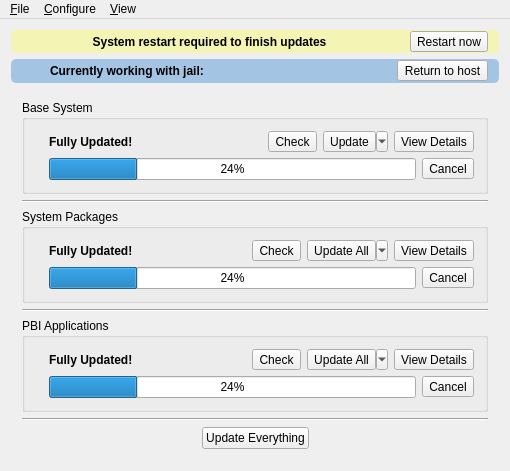
<?xml version="1.0" encoding="UTF-8"?>
<ui version="4.0">
 <class>MainWindow</class>
 <widget class="QMainWindow" name="MainWindow">
  <property name="geometry">
   <rect>
    <x>0</x>
    <y>0</y>
    <width>510</width>
    <height>459</height>
   </rect>
  </property>
  <property name="windowTitle">
   <string>PC-BSD Update Center</string>
  </property>
  <property name="windowIcon">
   <iconset resource="res.qrc">
    <normaloff>:/update-center.png</normaloff>:/update-center.png</iconset>
  </property>
  <widget class="QWidget" name="centralWidget">
   <layout class="QVBoxLayout" name="verticalLayout">
    <item>
     <widget class="QGroupBox" name="group_reboot">
      <property name="styleSheet">
       <string notr="true">QGroupBox{ background-color: rgba(255,255,50,80); border-radius: 5px; }</string>
      </property>
      <property name="title">
       <string/>
      </property>
      <layout class="QHBoxLayout" name="horizontalLayout_16">
       <property name="leftMargin">
        <number>4</number>
       </property>
       <property name="topMargin">
        <number>1</number>
       </property>
       <property name="bottomMargin">
        <number>1</number>
       </property>
       <item>
        <widget class="QLabel" name="messageLabel">
         <property name="font">
          <font>
           <weight>75</weight>
           <bold>true</bold>
          </font>
         </property>
         <property name="text">
          <string>System restart required to finish updates</string>
         </property>
         <property name="alignment">
          <set>Qt::AlignCenter</set>
         </property>
        </widget>
       </item>
       <item>
        <widget class="QToolButton" name="restartButton">
         <property name="text">
          <string>Restart now</string>
         </property>
         <property name="icon">
          <iconset resource="res.qrc">
           <normaloff>:/images/system-reboot.png</normaloff>:/images/system-reboot.png</iconset>
         </property>
         <property name="toolButtonStyle">
          <enum>Qt::ToolButtonTextBesideIcon</enum>
         </property>
        </widget>
       </item>
      </layout>
     </widget>
    </item>
    <item>
     <widget class="QGroupBox" name="group_jail">
      <property name="styleSheet">
       <string notr="true">QGroupBox{ background-color: rgba(0,102,204,80); border-radius: 5px; }</string>
      </property>
      <property name="title">
       <string/>
      </property>
      <layout class="QHBoxLayout" name="horizontalLayout_13">
       <property name="topMargin">
        <number>1</number>
       </property>
       <property name="bottomMargin">
        <number>1</number>
       </property>
       <item>
        <widget class="QLabel" name="label_9">
         <property name="minimumSize">
          <size>
           <width>22</width>
           <height>22</height>
          </size>
         </property>
         <property name="maximumSize">
          <size>
           <width>22</width>
           <height>22</height>
          </size>
         </property>
         <property name="text">
          <string/>
         </property>
         <property name="pixmap">
          <pixmap resource="res.qrc">:/images/cell.png</pixmap>
         </property>
         <property name="scaledContents">
          <bool>true</bool>
         </property>
        </widget>
       </item>
       <item>
        <widget class="QLabel" name="label_10">
         <property name="font">
          <font>
           <weight>75</weight>
           <bold>true</bold>
          </font>
         </property>
         <property name="text">
          <string>Currently working with jail:</string>
         </property>
        </widget>
       </item>
       <item>
        <widget class="QLabel" name="label_jailused">
         <property name="font">
          <font>
           <weight>75</weight>
           <italic>true</italic>
           <bold>true</bold>
          </font>
         </property>
         <property name="text">
          <string notr="true">&lt;jail&gt;</string>
         </property>
         <property name="alignment">
          <set>Qt::AlignCenter</set>
         </property>
         <property name="wordWrap">
          <bool>true</bool>
         </property>
        </widget>
       </item>
       <item>
        <widget class="QToolButton" name="returnToHostBtn">
         <property name="text">
          <string>Return to host</string>
         </property>
         <property name="icon">
          <iconset resource="res.qrc">
           <normaloff>:/images/window-close.png</normaloff>:/images/window-close.png</iconset>
         </property>
         <property name="toolButtonStyle">
          <enum>Qt::ToolButtonTextBesideIcon</enum>
         </property>
        </widget>
       </item>
      </layout>
     </widget>
    </item>
    <item>
     <widget class="QStackedWidget" name="stackedWidget">
      <property name="currentIndex">
       <number>1</number>
      </property>
      <widget class="QWidget" name="page_allUpdated">
       <layout class="QVBoxLayout" name="verticalLayout_9">
        <item>
         <spacer name="verticalSpacer_2">
          <property name="orientation">
           <enum>Qt::Vertical</enum>
          </property>
          <property name="sizeHint" stdset="0">
           <size>
            <width>20</width>
            <height>40</height>
           </size>
          </property>
         </spacer>
        </item>
        <item>
         <layout class="QHBoxLayout" name="horizontalLayout_4">
          <item>
           <spacer name="horizontalSpacer_5">
            <property name="orientation">
             <enum>Qt::Horizontal</enum>
            </property>
            <property name="sizeHint" stdset="0">
             <size>
              <width>40</width>
              <height>20</height>
             </size>
            </property>
           </spacer>
          </item>
          <item>
           <widget class="QLabel" name="label">
            <property name="text">
             <string/>
            </property>
            <property name="pixmap">
             <pixmap resource="res.qrc">:/images/sysupdater.png</pixmap>
            </property>
           </widget>
          </item>
          <item>
           <spacer name="horizontalSpacer_6">
            <property name="orientation">
             <enum>Qt::Horizontal</enum>
            </property>
            <property name="sizeHint" stdset="0">
             <size>
              <width>40</width>
              <height>20</height>
             </size>
            </property>
           </spacer>
          </item>
         </layout>
        </item>
        <item>
         <layout class="QHBoxLayout" name="horizontalLayout">
          <item>
           <spacer name="horizontalSpacer_2">
            <property name="orientation">
             <enum>Qt::Horizontal</enum>
            </property>
            <property name="sizeHint" stdset="0">
             <size>
              <width>40</width>
              <height>20</height>
             </size>
            </property>
           </spacer>
          </item>
          <item>
           <widget class="QLabel" name="label_2">
            <property name="font">
             <font>
              <weight>75</weight>
              <bold>true</bold>
             </font>
            </property>
            <property name="text">
             <string>Your system is fully updated</string>
            </property>
           </widget>
          </item>
          <item>
           <spacer name="horizontalSpacer">
            <property name="orientation">
             <enum>Qt::Horizontal</enum>
            </property>
            <property name="sizeHint" stdset="0">
             <size>
              <width>40</width>
              <height>20</height>
             </size>
            </property>
           </spacer>
          </item>
         </layout>
        </item>
        <item>
         <layout class="QHBoxLayout" name="horizontalLayout_2">
          <item>
           <spacer name="horizontalSpacer_3">
            <property name="orientation">
             <enum>Qt::Horizontal</enum>
            </property>
            <property name="sizeHint" stdset="0">
             <size>
              <width>40</width>
              <height>20</height>
             </size>
            </property>
           </spacer>
          </item>
          <item>
           <widget class="QPushButton" name="checkAllButton">
            <property name="text">
             <string>Check for &amp;Updates</string>
            </property>
            <property name="icon">
             <iconset resource="res.qrc">
              <normaloff>:/images/view-refresh.png</normaloff>:/images/view-refresh.png</iconset>
            </property>
           </widget>
          </item>
          <item>
           <spacer name="horizontalSpacer_4">
            <property name="orientation">
             <enum>Qt::Horizontal</enum>
            </property>
            <property name="sizeHint" stdset="0">
             <size>
              <width>40</width>
              <height>20</height>
             </size>
            </property>
           </spacer>
          </item>
         </layout>
        </item>
        <item>
         <spacer name="verticalSpacer">
          <property name="orientation">
           <enum>Qt::Vertical</enum>
          </property>
          <property name="sizeHint" stdset="0">
           <size>
            <width>20</width>
            <height>0</height>
           </size>
          </property>
         </spacer>
        </item>
       </layout>
      </widget>
      <widget class="QWidget" name="page_updatesAvail">
       <layout class="QVBoxLayout" name="verticalLayout_2">
        <item>
         <widget class="QGroupBox" name="group_sys">
          <property name="title">
           <string>Base System</string>
          </property>
          <property name="flat">
           <bool>true</bool>
          </property>
          <layout class="QGridLayout" name="gridLayout">
           <item row="0" column="0" rowspan="2">
            <widget class="QLabel" name="label_sysicon">
             <property name="sizePolicy">
              <sizepolicy hsizetype="Fixed" vsizetype="Fixed">
               <horstretch>0</horstretch>
               <verstretch>0</verstretch>
              </sizepolicy>
             </property>
             <property name="maximumSize">
              <size>
               <width>64</width>
               <height>64</height>
              </size>
             </property>
             <property name="text">
              <string/>
             </property>
             <property name="pixmap">
              <pixmap resource="res.qrc">:/images/sysok.png</pixmap>
             </property>
             <property name="scaledContents">
              <bool>true</bool>
             </property>
            </widget>
           </item>
           <item row="0" column="1">
            <layout class="QHBoxLayout" name="horizontalLayout_3">
             <item>
              <widget class="QLabel" name="label_sysStat">
               <property name="font">
                <font>
                 <weight>75</weight>
                 <bold>true</bold>
                </font>
               </property>
               <property name="text">
                <string notr="true">Fully Updated!</string>
               </property>
              </widget>
             </item>
             <item>
              <spacer name="horizontalSpacer_7">
               <property name="orientation">
                <enum>Qt::Horizontal</enum>
               </property>
               <property name="sizeHint" stdset="0">
                <size>
                 <width>40</width>
                 <height>20</height>
                </size>
               </property>
              </spacer>
             </item>
             <item>
              <widget class="QToolButton" name="tool_sysCheck">
               <property name="text">
                <string>Check</string>
               </property>
               <property name="icon">
                <iconset resource="res.qrc">
                 <normaloff>:/images/view-refresh.png</normaloff>:/images/view-refresh.png</iconset>
               </property>
               <property name="toolButtonStyle">
                <enum>Qt::ToolButtonTextBesideIcon</enum>
               </property>
              </widget>
             </item>
             <item>
              <widget class="QToolButton" name="tool_sysUpdate">
               <property name="text">
                <string>Update</string>
               </property>
               <property name="icon">
                <iconset resource="res.qrc">
                 <normaloff>:/images/install.png</normaloff>:/images/install.png</iconset>
               </property>
               <property name="popupMode">
                <enum>QToolButton::MenuButtonPopup</enum>
               </property>
               <property name="toolButtonStyle">
                <enum>Qt::ToolButtonTextBesideIcon</enum>
               </property>
              </widget>
             </item>
             <item>
              <widget class="QToolButton" name="tool_viewSysLog">
               <property name="text">
                <string>View Details</string>
               </property>
               <property name="icon">
                <iconset resource="res.qrc">
                 <normaloff>:/images/rightarrow.png</normaloff>:/images/rightarrow.png</iconset>
               </property>
               <property name="toolButtonStyle">
                <enum>Qt::ToolButtonTextBesideIcon</enum>
               </property>
              </widget>
             </item>
            </layout>
           </item>
           <item row="1" column="1">
            <layout class="QHBoxLayout" name="horizontalLayout_5">
             <item>
              <widget class="QProgressBar" name="progress_sys">
               <property name="value">
                <number>24</number>
               </property>
              </widget>
             </item>
             <item>
              <widget class="QToolButton" name="tool_sysCancel">
               <property name="text">
                <string>Cancel</string>
               </property>
               <property name="icon">
                <iconset resource="res.qrc">
                 <normaloff>:/images/dialog-cancel.png</normaloff>:/images/dialog-cancel.png</iconset>
               </property>
               <property name="toolButtonStyle">
                <enum>Qt::ToolButtonTextBesideIcon</enum>
               </property>
              </widget>
             </item>
            </layout>
           </item>
          </layout>
         </widget>
        </item>
        <item>
         <widget class="Line" name="line">
          <property name="orientation">
           <enum>Qt::Horizontal</enum>
          </property>
         </widget>
        </item>
        <item>
         <widget class="QGroupBox" name="group_pkg">
          <property name="title">
           <string>System Packages</string>
          </property>
          <property name="flat">
           <bool>true</bool>
          </property>
          <layout class="QGridLayout" name="gridLayout_2">
           <item row="0" column="0" rowspan="2">
            <widget class="QLabel" name="label_pkgicon">
             <property name="sizePolicy">
              <sizepolicy hsizetype="Fixed" vsizetype="Fixed">
               <horstretch>0</horstretch>
               <verstretch>0</verstretch>
              </sizepolicy>
             </property>
             <property name="maximumSize">
              <size>
               <width>64</width>
               <height>64</height>
              </size>
             </property>
             <property name="text">
              <string/>
             </property>
             <property name="pixmap">
              <pixmap resource="res.qrc">:/images/pkgok.png</pixmap>
             </property>
             <property name="scaledContents">
              <bool>true</bool>
             </property>
            </widget>
           </item>
           <item row="0" column="1">
            <layout class="QHBoxLayout" name="horizontalLayout_6">
             <item>
              <widget class="QLabel" name="label_pkgStat">
               <property name="font">
                <font>
                 <weight>75</weight>
                 <bold>true</bold>
                </font>
               </property>
               <property name="text">
                <string notr="true">Fully Updated!</string>
               </property>
              </widget>
             </item>
             <item>
              <spacer name="horizontalSpacer_8">
               <property name="orientation">
                <enum>Qt::Horizontal</enum>
               </property>
               <property name="sizeHint" stdset="0">
                <size>
                 <width>40</width>
                 <height>20</height>
                </size>
               </property>
              </spacer>
             </item>
             <item>
              <widget class="QToolButton" name="tool_pkgCheck">
               <property name="text">
                <string>Check</string>
               </property>
               <property name="icon">
                <iconset resource="res.qrc">
                 <normaloff>:/images/view-refresh.png</normaloff>:/images/view-refresh.png</iconset>
               </property>
               <property name="toolButtonStyle">
                <enum>Qt::ToolButtonTextBesideIcon</enum>
               </property>
              </widget>
             </item>
             <item>
              <widget class="QToolButton" name="tool_pkgUpdate">
               <property name="text">
                <string>Update All</string>
               </property>
               <property name="icon">
                <iconset resource="res.qrc">
                 <normaloff>:/images/install.png</normaloff>:/images/install.png</iconset>
               </property>
               <property name="popupMode">
                <enum>QToolButton::MenuButtonPopup</enum>
               </property>
               <property name="toolButtonStyle">
                <enum>Qt::ToolButtonTextBesideIcon</enum>
               </property>
              </widget>
             </item>
             <item>
              <widget class="QToolButton" name="tool_viewPkgLog">
               <property name="text">
                <string>View Details</string>
               </property>
               <property name="icon">
                <iconset resource="res.qrc">
                 <normaloff>:/images/rightarrow.png</normaloff>:/images/rightarrow.png</iconset>
               </property>
               <property name="toolButtonStyle">
                <enum>Qt::ToolButtonTextBesideIcon</enum>
               </property>
              </widget>
             </item>
            </layout>
           </item>
           <item row="1" column="1">
            <layout class="QHBoxLayout" name="horizontalLayout_7">
             <item>
              <widget class="QProgressBar" name="progress_pkg">
               <property name="value">
                <number>24</number>
               </property>
              </widget>
             </item>
             <item>
              <widget class="QToolButton" name="tool_pkgCancel">
               <property name="text">
                <string>Cancel</string>
               </property>
               <property name="icon">
                <iconset resource="res.qrc">
                 <normaloff>:/images/dialog-cancel.png</normaloff>:/images/dialog-cancel.png</iconset>
               </property>
               <property name="toolButtonStyle">
                <enum>Qt::ToolButtonTextBesideIcon</enum>
               </property>
              </widget>
             </item>
            </layout>
           </item>
          </layout>
         </widget>
        </item>
        <item>
         <widget class="Line" name="line_2">
          <property name="orientation">
           <enum>Qt::Horizontal</enum>
          </property>
         </widget>
        </item>
        <item>
         <widget class="QGroupBox" name="group_pbi">
          <property name="title">
           <string>PBI Applications</string>
          </property>
          <property name="flat">
           <bool>true</bool>
          </property>
          <layout class="QGridLayout" name="gridLayout_3">
           <item row="0" column="0" rowspan="2">
            <widget class="QLabel" name="label_pbiicon">
             <property name="sizePolicy">
              <sizepolicy hsizetype="Fixed" vsizetype="Fixed">
               <horstretch>0</horstretch>
               <verstretch>0</verstretch>
              </sizepolicy>
             </property>
             <property name="maximumSize">
              <size>
               <width>64</width>
               <height>64</height>
              </size>
             </property>
             <property name="text">
              <string/>
             </property>
             <property name="pixmap">
              <pixmap resource="res.qrc">:/images/pbiok.png</pixmap>
             </property>
             <property name="scaledContents">
              <bool>true</bool>
             </property>
            </widget>
           </item>
           <item row="0" column="1">
            <layout class="QHBoxLayout" name="horizontalLayout_8">
             <item>
              <widget class="QLabel" name="label_pbiStat">
               <property name="font">
                <font>
                 <weight>75</weight>
                 <bold>true</bold>
                </font>
               </property>
               <property name="text">
                <string notr="true">Fully Updated!</string>
               </property>
              </widget>
             </item>
             <item>
              <spacer name="horizontalSpacer_9">
               <property name="orientation">
                <enum>Qt::Horizontal</enum>
               </property>
               <property name="sizeHint" stdset="0">
                <size>
                 <width>40</width>
                 <height>20</height>
                </size>
               </property>
              </spacer>
             </item>
             <item>
              <widget class="QToolButton" name="tool_pbiCheck">
               <property name="text">
                <string>Check</string>
               </property>
               <property name="icon">
                <iconset resource="res.qrc">
                 <normaloff>:/images/view-refresh.png</normaloff>:/images/view-refresh.png</iconset>
               </property>
               <property name="toolButtonStyle">
                <enum>Qt::ToolButtonTextBesideIcon</enum>
               </property>
              </widget>
             </item>
             <item>
              <widget class="QToolButton" name="tool_pbiUpdate">
               <property name="text">
                <string>Update All</string>
               </property>
               <property name="icon">
                <iconset resource="res.qrc">
                 <normaloff>:/images/install.png</normaloff>:/images/install.png</iconset>
               </property>
               <property name="popupMode">
                <enum>QToolButton::MenuButtonPopup</enum>
               </property>
               <property name="toolButtonStyle">
                <enum>Qt::ToolButtonTextBesideIcon</enum>
               </property>
              </widget>
             </item>
             <item>
              <widget class="QToolButton" name="tool_viewPbiLog">
               <property name="text">
                <string>View Details</string>
               </property>
               <property name="icon">
                <iconset resource="res.qrc">
                 <normaloff>:/images/rightarrow.png</normaloff>:/images/rightarrow.png</iconset>
               </property>
               <property name="toolButtonStyle">
                <enum>Qt::ToolButtonTextBesideIcon</enum>
               </property>
              </widget>
             </item>
            </layout>
           </item>
           <item row="1" column="1">
            <layout class="QHBoxLayout" name="horizontalLayout_9">
             <item>
              <widget class="QProgressBar" name="progress_pbi">
               <property name="value">
                <number>24</number>
               </property>
              </widget>
             </item>
             <item>
              <widget class="QToolButton" name="tool_pbiCancel">
               <property name="text">
                <string>Cancel</string>
               </property>
               <property name="icon">
                <iconset resource="res.qrc">
                 <normaloff>:/images/dialog-cancel.png</normaloff>:/images/dialog-cancel.png</iconset>
               </property>
               <property name="toolButtonStyle">
                <enum>Qt::ToolButtonTextBesideIcon</enum>
               </property>
              </widget>
             </item>
            </layout>
           </item>
          </layout>
         </widget>
        </item>
        <item>
         <widget class="Line" name="line_3">
          <property name="orientation">
           <enum>Qt::Horizontal</enum>
          </property>
         </widget>
        </item>
        <item>
         <layout class="QHBoxLayout" name="horizontalLayout_11">
          <item>
           <spacer name="horizontalSpacer_11">
            <property name="orientation">
             <enum>Qt::Horizontal</enum>
            </property>
            <property name="sizeHint" stdset="0">
             <size>
              <width>40</width>
              <height>20</height>
             </size>
            </property>
           </spacer>
          </item>
          <item>
           <widget class="QPushButton" name="push_updateAll">
            <property name="text">
             <string>Update Everything</string>
            </property>
            <property name="icon">
             <iconset resource="res.qrc">
              <normaloff>:/images/install.png</normaloff>:/images/install.png</iconset>
            </property>
           </widget>
          </item>
          <item>
           <spacer name="horizontalSpacer_12">
            <property name="orientation">
             <enum>Qt::Horizontal</enum>
            </property>
            <property name="sizeHint" stdset="0">
             <size>
              <width>40</width>
              <height>20</height>
             </size>
            </property>
           </spacer>
          </item>
         </layout>
        </item>
       </layout>
      </widget>
      <widget class="QWidget" name="page_sysLog">
       <layout class="QVBoxLayout" name="verticalLayout_3">
        <item>
         <layout class="QHBoxLayout" name="horizontalLayout_12">
          <item>
           <widget class="QToolButton" name="tool_sysBack">
            <property name="text">
             <string>Back to Summary</string>
            </property>
            <property name="icon">
             <iconset resource="res.qrc">
              <normaloff>:/images/leftarrow.png</normaloff>:/images/leftarrow.png</iconset>
            </property>
            <property name="toolButtonStyle">
             <enum>Qt::ToolButtonTextBesideIcon</enum>
            </property>
           </widget>
          </item>
          <item>
           <spacer name="horizontalSpacer_13">
            <property name="orientation">
             <enum>Qt::Horizontal</enum>
            </property>
            <property name="sizeHint" stdset="0">
             <size>
              <width>40</width>
              <height>20</height>
             </size>
            </property>
           </spacer>
          </item>
          <item>
           <widget class="QToolButton" name="tool_cancelSysLogUpdate">
            <property name="text">
             <string>Cancel Update</string>
            </property>
            <property name="icon">
             <iconset resource="res.qrc">
              <normaloff>:/images/dialog-cancel.png</normaloff>:/images/dialog-cancel.png</iconset>
            </property>
            <property name="toolButtonStyle">
             <enum>Qt::ToolButtonTextBesideIcon</enum>
            </property>
           </widget>
          </item>
         </layout>
        </item>
        <item>
         <widget class="QLabel" name="label_6">
          <property name="font">
           <font>
            <weight>75</weight>
            <bold>true</bold>
           </font>
          </property>
          <property name="text">
           <string>Base System Update Log</string>
          </property>
          <property name="alignment">
           <set>Qt::AlignCenter</set>
          </property>
         </widget>
        </item>
        <item>
         <widget class="QPlainTextEdit" name="txt_sysLog">
          <property name="undoRedoEnabled">
           <bool>false</bool>
          </property>
          <property name="readOnly">
           <bool>true</bool>
          </property>
         </widget>
        </item>
       </layout>
      </widget>
      <widget class="QWidget" name="page_pkgLog">
       <layout class="QVBoxLayout" name="verticalLayout_4">
        <item>
         <layout class="QHBoxLayout" name="horizontalLayout_14">
          <item>
           <widget class="QToolButton" name="tool_pkgBack">
            <property name="text">
             <string>Back to Summary</string>
            </property>
            <property name="icon">
             <iconset resource="res.qrc">
              <normaloff>:/images/leftarrow.png</normaloff>:/images/leftarrow.png</iconset>
            </property>
            <property name="toolButtonStyle">
             <enum>Qt::ToolButtonTextBesideIcon</enum>
            </property>
           </widget>
          </item>
          <item>
           <spacer name="horizontalSpacer_14">
            <property name="orientation">
             <enum>Qt::Horizontal</enum>
            </property>
            <property name="sizeHint" stdset="0">
             <size>
              <width>40</width>
              <height>20</height>
             </size>
            </property>
           </spacer>
          </item>
          <item>
           <widget class="QToolButton" name="tool_cancelPkgLogUpdate">
            <property name="text">
             <string>Cancel Update</string>
            </property>
            <property name="icon">
             <iconset resource="res.qrc">
              <normaloff>:/images/dialog-cancel.png</normaloff>:/images/dialog-cancel.png</iconset>
            </property>
            <property name="toolButtonStyle">
             <enum>Qt::ToolButtonTextBesideIcon</enum>
            </property>
           </widget>
          </item>
         </layout>
        </item>
        <item>
         <widget class="QLabel" name="label_8">
          <property name="font">
           <font>
            <weight>75</weight>
            <bold>true</bold>
           </font>
          </property>
          <property name="text">
           <string>System Package Update Log</string>
          </property>
          <property name="alignment">
           <set>Qt::AlignCenter</set>
          </property>
         </widget>
        </item>
        <item>
         <widget class="QPlainTextEdit" name="txt_pkgLog">
          <property name="undoRedoEnabled">
           <bool>false</bool>
          </property>
          <property name="readOnly">
           <bool>true</bool>
          </property>
         </widget>
        </item>
       </layout>
      </widget>
      <widget class="QWidget" name="page_pbiLog">
       <layout class="QVBoxLayout" name="verticalLayout_5">
        <item>
         <layout class="QHBoxLayout" name="horizontalLayout_15">
          <item>
           <widget class="QToolButton" name="tool_pbiBack">
            <property name="text">
             <string>Back to Summary</string>
            </property>
            <property name="icon">
             <iconset resource="res.qrc">
              <normaloff>:/images/leftarrow.png</normaloff>:/images/leftarrow.png</iconset>
            </property>
            <property name="toolButtonStyle">
             <enum>Qt::ToolButtonTextBesideIcon</enum>
            </property>
           </widget>
          </item>
          <item>
           <spacer name="horizontalSpacer_15">
            <property name="orientation">
             <enum>Qt::Horizontal</enum>
            </property>
            <property name="sizeHint" stdset="0">
             <size>
              <width>40</width>
              <height>20</height>
             </size>
            </property>
           </spacer>
          </item>
          <item>
           <widget class="QToolButton" name="tool_cancelPbiLogUpdate">
            <property name="text">
             <string>Cancel Update</string>
            </property>
            <property name="icon">
             <iconset resource="res.qrc">
              <normaloff>:/images/dialog-cancel.png</normaloff>:/images/dialog-cancel.png</iconset>
            </property>
            <property name="toolButtonStyle">
             <enum>Qt::ToolButtonTextBesideIcon</enum>
            </property>
           </widget>
          </item>
         </layout>
        </item>
        <item>
         <widget class="QLabel" name="label_7">
          <property name="font">
           <font>
            <weight>75</weight>
            <bold>true</bold>
           </font>
          </property>
          <property name="text">
           <string>PBI Application Update Log</string>
          </property>
          <property name="alignment">
           <set>Qt::AlignCenter</set>
          </property>
         </widget>
        </item>
        <item>
         <widget class="QPlainTextEdit" name="txt_pbiLog">
          <property name="undoRedoEnabled">
           <bool>false</bool>
          </property>
          <property name="readOnly">
           <bool>true</bool>
          </property>
         </widget>
        </item>
       </layout>
      </widget>
      <widget class="QWidget" name="page_sysSelect">
       <layout class="QGridLayout" name="gridLayout_4">
        <item row="2" column="1">
         <spacer name="verticalSpacer_3">
          <property name="orientation">
           <enum>Qt::Vertical</enum>
          </property>
          <property name="sizeHint" stdset="0">
           <size>
            <width>20</width>
            <height>40</height>
           </size>
          </property>
         </spacer>
        </item>
        <item row="0" column="1">
         <widget class="QTreeWidget" name="treeWidget">
          <column>
           <property name="text">
            <string>Base System Updates</string>
           </property>
          </column>
         </widget>
        </item>
        <item row="0" column="0">
         <layout class="QVBoxLayout" name="verticalLayout_8">
          <item>
           <widget class="QToolButton" name="toolButton">
            <property name="sizePolicy">
             <sizepolicy hsizetype="Preferred" vsizetype="Fixed">
              <horstretch>0</horstretch>
              <verstretch>0</verstretch>
             </sizepolicy>
            </property>
            <property name="text">
             <string>Back</string>
            </property>
            <property name="icon">
             <iconset resource="res.qrc">
              <normaloff>:/images/leftarrow.png</normaloff>:/images/leftarrow.png</iconset>
            </property>
            <property name="toolButtonStyle">
             <enum>Qt::ToolButtonTextBesideIcon</enum>
            </property>
           </widget>
          </item>
          <item>
           <spacer name="verticalSpacer_5">
            <property name="orientation">
             <enum>Qt::Vertical</enum>
            </property>
            <property name="sizeHint" stdset="0">
             <size>
              <width>20</width>
              <height>40</height>
             </size>
            </property>
           </spacer>
          </item>
          <item>
           <widget class="QLabel" name="label_3">
            <property name="text">
             <string/>
            </property>
            <property name="pixmap">
             <pixmap resource="res.qrc">:/images/sysupdates.png</pixmap>
            </property>
            <property name="alignment">
             <set>Qt::AlignCenter</set>
            </property>
           </widget>
          </item>
          <item>
           <spacer name="verticalSpacer_4">
            <property name="orientation">
             <enum>Qt::Vertical</enum>
            </property>
            <property name="sizeHint" stdset="0">
             <size>
              <width>20</width>
              <height>40</height>
             </size>
            </property>
           </spacer>
          </item>
          <item>
           <widget class="QToolButton" name="tool_startSysUpdates">
            <property name="sizePolicy">
             <sizepolicy hsizetype="Preferred" vsizetype="Fixed">
              <horstretch>0</horstretch>
              <verstretch>0</verstretch>
             </sizepolicy>
            </property>
            <property name="text">
             <string>Update</string>
            </property>
            <property name="icon">
             <iconset resource="res.qrc">
              <normaloff>:/images/install.png</normaloff>:/images/install.png</iconset>
            </property>
            <property name="toolButtonStyle">
             <enum>Qt::ToolButtonTextBesideIcon</enum>
            </property>
           </widget>
          </item>
         </layout>
        </item>
        <item row="1" column="0" colspan="3">
         <widget class="QGroupBox" name="group_sysDetails">
          <property name="title">
           <string>Update Details</string>
          </property>
          <layout class="QVBoxLayout" name="verticalLayout_7">
           <item>
            <widget class="QPlainTextEdit" name="plainTextEdit"/>
           </item>
          </layout>
         </widget>
        </item>
       </layout>
      </widget>
     </widget>
    </item>
   </layout>
  </widget>
  <widget class="QMenuBar" name="menuBar">
   <property name="geometry">
    <rect>
     <x>0</x>
     <y>0</y>
     <width>510</width>
     <height>20</height>
    </rect>
   </property>
   <widget class="QMenu" name="menuFile">
    <property name="title">
     <string>&amp;File</string>
    </property>
    <addaction name="actionStart_AppCafe"/>
    <addaction name="actionStart_Package_Manager"/>
    <addaction name="separator"/>
    <addaction name="actionExit"/>
   </widget>
   <widget class="QMenu" name="menuLogs">
    <property name="title">
     <string>&amp;View</string>
    </property>
    <addaction name="actionLast_system_update_log"/>
    <addaction name="actionLast_package_update_log"/>
    <addaction name="actionLast_software_update_log"/>
    <addaction name="separator"/>
    <addaction name="actionBase_system_update_log"/>
   </widget>
   <widget class="QMenu" name="menuConfigure">
    <property name="title">
     <string>&amp;Configure</string>
    </property>
    <addaction name="actionJail"/>
   </widget>
   <addaction name="menuFile"/>
   <addaction name="menuConfigure"/>
   <addaction name="menuLogs"/>
  </widget>
  <action name="actionLast_system_update_log">
   <property name="enabled">
    <bool>false</bool>
   </property>
   <property name="text">
    <string>Last &amp;system update log</string>
   </property>
  </action>
  <action name="actionLast_package_update_log">
   <property name="enabled">
    <bool>false</bool>
   </property>
   <property name="text">
    <string>Last &amp;package update log</string>
   </property>
  </action>
  <action name="actionLast_software_update_log">
   <property name="enabled">
    <bool>false</bool>
   </property>
   <property name="text">
    <string>Last soft&amp;ware update log</string>
   </property>
  </action>
  <action name="actionUpdate_set">
   <property name="enabled">
    <bool>true</bool>
   </property>
   <property name="icon">
    <iconset resource="res.qrc">
     <normaloff>:/images/pkgmanager.png</normaloff>:/images/pkgmanager.png</iconset>
   </property>
   <property name="text">
    <string>&amp;Package Set</string>
   </property>
  </action>
  <action name="actionSystem_branches">
   <property name="enabled">
    <bool>true</bool>
   </property>
   <property name="icon">
    <iconset resource="res.qrc">
     <normaloff>:/images/sysupdates-freebsd.png</normaloff>:/images/sysupdates-freebsd.png</iconset>
   </property>
   <property name="text">
    <string>&amp;System Branches</string>
   </property>
  </action>
  <action name="actionExit">
   <property name="enabled">
    <bool>true</bool>
   </property>
   <property name="icon">
    <iconset resource="res.qrc">
     <normaloff>:/images/window-close.png</normaloff>:/images/window-close.png</iconset>
   </property>
   <property name="text">
    <string>&amp;Quit</string>
   </property>
  </action>
  <action name="actionJail">
   <property name="enabled">
    <bool>true</bool>
   </property>
   <property name="icon">
    <iconset resource="res.qrc">
     <normaloff>:/images/cell.png</normaloff>:/images/cell.png</iconset>
   </property>
   <property name="text">
    <string>&amp;Remote Jail</string>
   </property>
  </action>
  <action name="actionBase_system_update_log">
   <property name="text">
    <string>&amp;Base system update history</string>
   </property>
  </action>
  <action name="actionStart_AppCafe">
   <property name="icon">
    <iconset resource="res.qrc">
     <normaloff>:/images/appcafe.png</normaloff>:/images/appcafe.png</iconset>
   </property>
   <property name="text">
    <string>Start &amp;AppCafe</string>
   </property>
  </action>
  <action name="actionStart_Package_Manager">
   <property name="icon">
    <iconset resource="res.qrc">
     <normaloff>:/images/pkgmanager.png</normaloff>:/images/pkgmanager.png</iconset>
   </property>
   <property name="text">
    <string>Start Package &amp;Manager</string>
   </property>
  </action>
 </widget>
 <layoutdefault spacing="6" margin="11"/>
 <resources>
  <include location="res.qrc"/>
 </resources>
 <connections/>
</ui>
